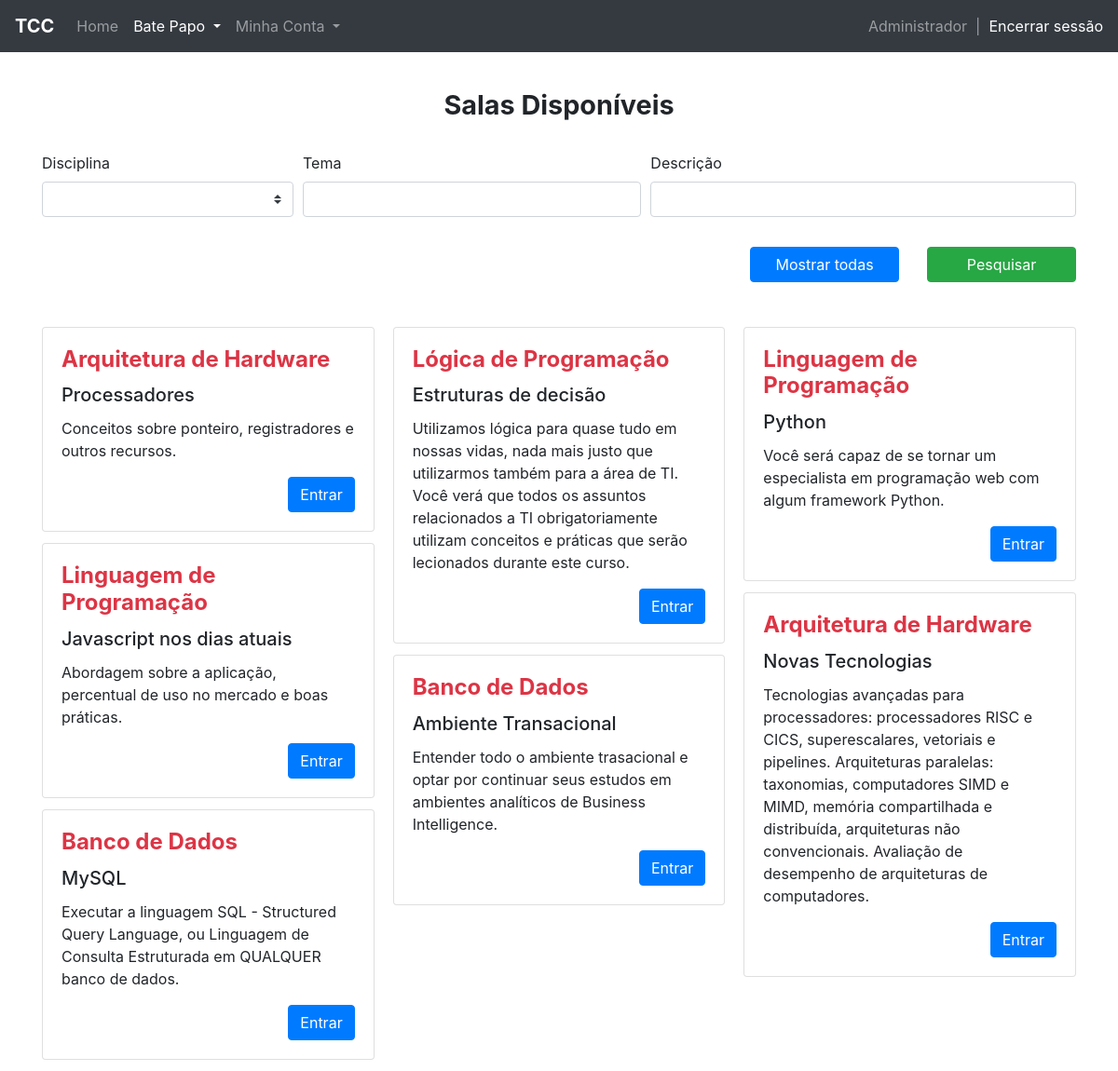
The page /sala-consulta.php (signed in) on the database its author committed.
### tables this page shows
create table salas (
id int unsigned not null primary key auto_increment,
disciplinas_id int unsigned not null,
usuarios_id int unsigned not null,
tema varchar(255) not null,
descricao text not null,
created_at timestamp not null default current_timestamp() on update current_timestamp(),
closed_at timestamp default null,
constraint fk_salas_disciplinas_id foreign key (disciplinas_id) references disciplinas (id),
constraint fk_salas_usuarios_id foreign key (usuarios_id) references usuarios (id),
constraint uq_salas_disciplinas_id__tema unique (disciplinas_id, tema)
);

create table disciplinas (
id int unsigned not null primary key auto_increment,
nome varchar(255) not null unique,
created_at timestamp not null default current_timestamp() on update current_timestamp(),
updated_at timestamp default null on update current_timestamp()
);

### www/sala-consulta.php (the view, shortened to what this page needs)
<?php
require_once "../html_header.php";
$pdo = Database::getInstance();
$stm = $pdo->query("SELECT id, nome FROM disciplinas ORDER BY nome ASC;");
$rs_select_disciplinas = $stm->fetchAll(\PDO::FETCH_OBJ);
$sql = "SELECT salas.id as id, salas.tema as tema, salas.descricao as descricao,
	disciplinas.nome as disciplina FROM salas
	LEFT JOIN disciplinas ON disciplinas.id = salas.disciplinas_id";
$where = " WHERE salas.id IS NOT NULL";
$stm = $pdo->prepare($sql.$where);
$stm->execute($bind ?? []);
$rs_salas = $stm->fetchAll(\PDO::FETCH_ASSOC);
?>
<div class="container">
	<h2 class="titulo-pagina">Salas Disponíveis</h2>
		<form autocomplete="off">
			<div class="form-row">
				<div class="col-lg-3 mb-4">
					<label for="disciplina">Disciplina</label>
					<select id="disciplina" name="disciplina" class="custom-select">
						<option value=""></option>
						<?php
								foreach($rs_select_disciplinas as $v){
									$selected = $v->id == $_GET["disciplina"] ? " selected" : "";
									echo "<option value=\"{$v->id}\"{$selected}>{$v->nome}</option>";
								}
						?>
					</select>
				</div>
				<div class="col-lg-4 mb-4">
					<label for="tema">Tema</label>
					<input type="text" name="tema" id="tema" class="form-control" maxlength="255">
				</div>
				<div class="col-lg-5 mb-4">
					<label for="descricao">Descrição</label>
					<input type="text" name="descricao" id="descricao" class="form-control" maxlenght="255">
				</div>
			</div>
			<div class="row mt-2">
				<div class="offset-lg-8 col-lg-2 col-6">
					<a href="/sala-consulta.php" class="btn btn-primary btn-block">Mostrar todas</a>
				</div>
				<div class="col-lg-2 col-6">
					<button type="submit" class="btn btn-success btn-block">Pesquisar</button>
				</div>
			</div>
		</form>
		<div class='card-columns mt-5'>
		<?php
				foreach ($rs_salas as $v){
					echo "<div class='card'>
							<div class='card-body'>
								<h4 class='card-title font-weight-bold text-danger'>{$v["disciplina"]}</h4>
								<h5 class='card-title'>{$v["tema"]}</h5>
								<p class='card-text'>{$v["descricao"]}</p>
								<form method='post' action='sala.php' class='text-right'>
									<input type='hidden' name='id' value='".$v["id"]."'>
									<button type='submit' class='btn btn-primary'>Entrar</a>
								</form>
							</div>
						</div>";
				}
		?>
		</div>
</div>
<?php
require_once "../html_footer.php";

### html_header.php (style rules this page uses)
* { box-sizing: border-box; margin: 0; padding: 0; }
html, body { width: 100%; height: 100%; }
.titulo-pagina { margin: 6rem 0 2rem 0; font-size: 1.8rem; font-weight: bold; text-align: center; }

### rows shown on the page
salas: disciplinas.nome "Arquitetura de Hardware", tema "Processadores", descricao "Conceitos sobre ponteiro, registradores e outros recursos."
salas: disciplinas.nome "Linguagem de Programação", tema "Javascript nos dias atuais", descricao "Abordagem sobre a aplicação, percentual de uso no mercado e boas práticas."
salas: disciplinas.nome "Banco de Dados", tema "MySQL", descricao "Executar a linguagem SQL - Structured Query Language, ou Linguagem de Consulta Estruturada em QUALQUER banco de dados."
salas: disciplinas.nome "Lógica de Programação", tema "Estruturas de decisão", descricao "Utilizamos lógica para quase tudo em nossas vidas, nada mais justo que utilizarmos também para a área de TI. Você verá que todos os assuntos relacionados a TI obrigatoriamente utilizam conceitos e práticas que serão lecionados durante este curso."
salas: disciplinas.nome "Banco de Dados", tema "Ambiente Transacional", descricao "Entender todo o ambiente trasacional e optar por continuar seus estudos em ambientes analíticos de Business Intelligence."
salas: disciplinas.nome "Linguagem de Programação", tema "Python", descricao "Você será capaz de se tornar um especialista em programação web com algum framework Python."
salas: disciplinas.nome "Arquitetura de Hardware", tema "Novas Tecnologias", descricao "Tecnologias avançadas para processadores: processadores RISC e CICS, superescalares, vetoriais e pipelines. Arquiteturas paralelas: taxonomias, computadores SIMD e MIMD, memória compartilhada e distribuída, arquiteturas não convencionais. Avaliação de desempenho de arquiteturas de computadores."

### other values the page prints
$_SESSION["usuario"]["nome"] "Administrador"
